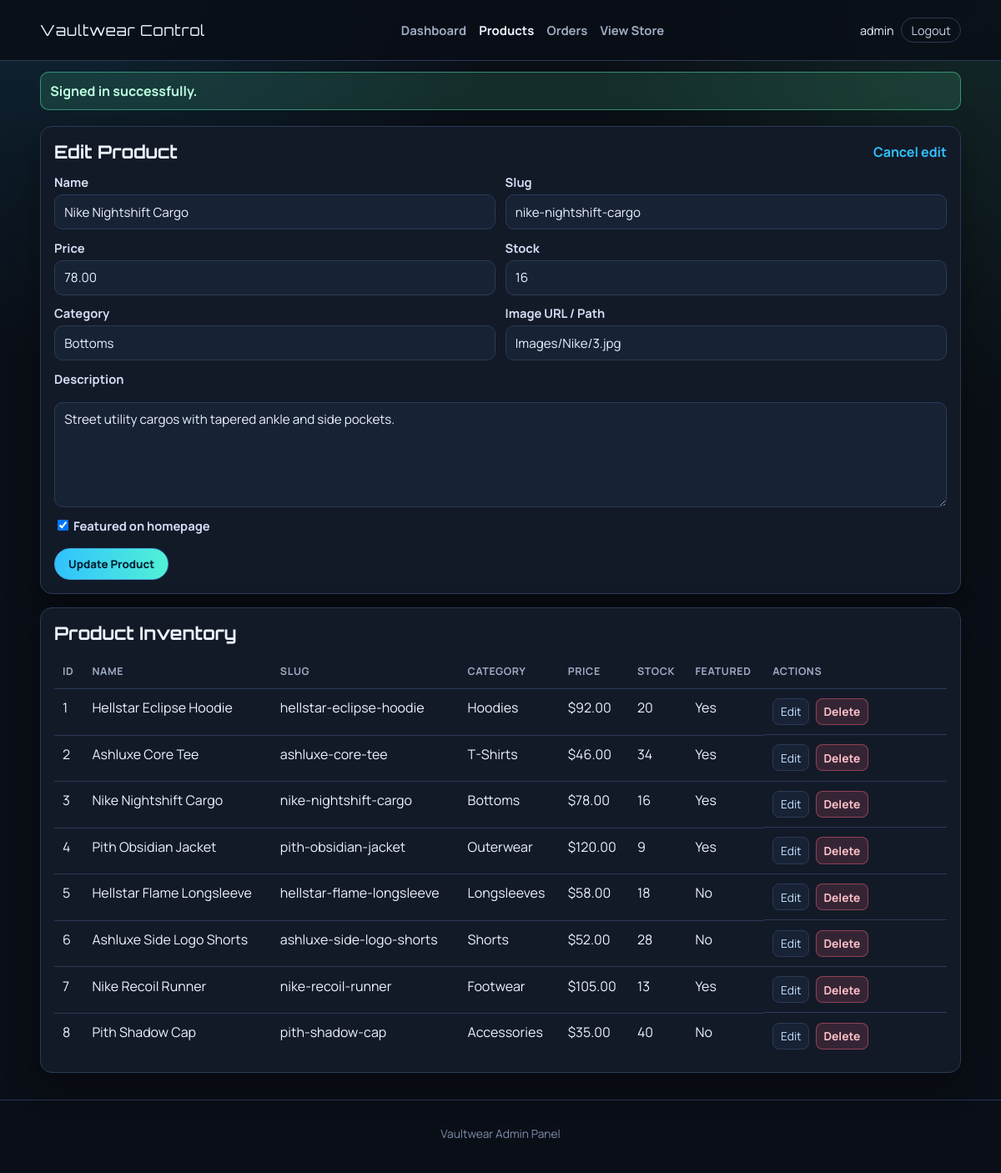
The app's page /admin/products.php?edit=3 (signed in) with its own data.
### tables this page shows
CREATE TABLE IF NOT EXISTS `products` (
    `id` INT UNSIGNED NOT NULL AUTO_INCREMENT,
    `name` VARCHAR(150) NOT NULL,
    `slug` VARCHAR(170) NOT NULL UNIQUE,
    `description` TEXT NULL,
    `price` DECIMAL(10,2) NOT NULL,
    `image_url` VARCHAR(255) NULL,
    `category` VARCHAR(80) NULL,
    `stock` INT UNSIGNED NOT NULL DEFAULT 0,
    `is_featured` TINYINT(1) NOT NULL DEFAULT 0,
    `created_at` TIMESTAMP NOT NULL DEFAULT CURRENT_TIMESTAMP,
    `updated_at` TIMESTAMP NOT NULL DEFAULT CURRENT_TIMESTAMP ON UPDATE CURRENT_TIMESTAMP,
    PRIMARY KEY (`id`),
    INDEX `idx_products_featured` (`is_featured`),
    INDEX `idx_products_category` (`category`)
);

### includes/functions.php (called while the page is built, shortened)
<?php
function e(mixed $value): string
{
    return htmlspecialchars((string) $value, ENT_QUOTES, "UTF-8");
}
function app_url(string $path = ""): string
{
    $base = APP_URL;
    $path = ltrim($path, "/");
    return ($base === "" ? "" : $base . "/") . $path;
}
function money(float $amount): string
{
    return "$" . number_format($amount, 2);
}

### admin/products.php (the view, shortened to what this page needs)
<?php
$pdo = db();
$form = [
    "id" => 0,
    "name" => "",
    "slug" => "",
    "description" => "",
    "price" => "",
    "image_url" => "",
    "category" => "",
    "stock" => "0",
    "is_featured" => 0,
];
$isEditing = false;
$editId = (int) ($_GET["edit"] ?? 0);
if ($editId > 0 && $_SERVER["REQUEST_METHOD"] !== "POST") {
    $editStatement = $pdo->prepare(
        "SELECT id, name, slug, description, price, image_url, category, stock, is_featured
         FROM products
         WHERE id = :id
         LIMIT 1"
    );
    $editStatement->execute([":id" => $editId]);
    $editProduct = $editStatement->fetch();
    $form = [
        "id" => (int) $editProduct["id"],
        "name" => (string) $editProduct["name"],
        "slug" => (string) $editProduct["slug"],
        "description" => (string) $editProduct["description"],
        "price" => (string) $editProduct["price"],
        "image_url" => (string) $editProduct["image_url"],
        "category" => (string) $editProduct["category"],
        "stock" => (string) $editProduct["stock"],
        "is_featured" => (int) $editProduct["is_featured"],
    ];
    $isEditing = true;
}
$productsStatement = $pdo->query(
    "SELECT id, name, slug, category, price, stock, is_featured, created_at
     FROM products
     ORDER BY created_at DESC"
);
$products = $productsStatement->fetchAll();
include __DIR__ . "/includes/header.php";
?>
<section class="admin-panel">
    <div class="admin-panel-head">
        <h1><?= $isEditing ? "Edit Product" : "Create Product"; ?></h1>
        <?php if ($isEditing): ?>
            <a href="<?= e(app_url("admin/products.php")); ?>">Cancel edit</a>
        <?php endif; ?>
    </div>
    <form method="post" action="<?= e(app_url("admin/products.php")); ?>" class="admin-form">
        <div class="form-grid">
            <div>
                <label for="name">Name</label>
                <input id="name" name="name" value="<?= e($form["name"]); ?>" required>
            </div>
            <div>
                <label for="slug">Slug</label>
                <input id="slug" name="slug" value="<?= e($form["slug"]); ?>" placeholder="auto-generated-if-empty">
            </div>
            <div>
                <label for="price">Price</label>
                <input id="price" name="price" type="number" min="0.01" step="0.01" value="<?= e($form["price"]); ?>" required>
            </div>
            <div>
                <label for="stock">Stock</label>
                <input id="stock" name="stock" type="number" min="0" step="1" value="<?= e($form["stock"]); ?>" required>
            </div>
            <div>
                <label for="category">Category</label>
                <input id="category" name="category" value="<?= e($form["category"]); ?>">
            </div>
            <div>
                <label for="image_url">Image URL / Path</label>
                <input id="image_url" name="image_url" value="<?= e($form["image_url"]); ?>" placeholder="https://... or Images/...">
            </div>
        </div>
        <label for="description">Description</label>
        <textarea id="description" name="description" rows="5"><?= e($form["description"]); ?></textarea>
        <label class="checkbox-row">
            <input type="checkbox" name="is_featured" value="1" <?= (int) $form["is_featured"] === 1 ? "checked" : ""; ?>>
            Featured on homepage
        </label>
        <button type="submit"><?= $isEditing ? "Update Product" : "Create Product"; ?></button>
    </form>
</section>
<section class="admin-panel">
    <div class="admin-panel-head">
        <h2>Product Inventory</h2>
    </div>
    <?php if ($products === []): ?>
        <p class="admin-empty">No products available.</p>
    <?php else: ?>
        <div class="table-wrap">
            <table class="admin-table">
                <thead>
                    <tr>
                        <th>ID</th>
                        <th>Name</th>
                        <th>Slug</th>
                        <th>Category</th>
                        <th>Price</th>
                        <th>Stock</th>
                        <th>Featured</th>
                        <th>Actions</th>
                    </tr>
                </thead>
                <tbody>
                    <?php foreach ($products as $product): ?>
                        <tr>
                            <td><?= e((string) $product["id"]); ?></td>
                            <td><?= e($product["name"]); ?></td>
                            <td><?= e($product["slug"]); ?></td>
                            <td><?= e($product["category"]); ?></td>
                            <td><?= e(money((float) $product["price"])); ?></td>
                            <td><?= e((string) $product["stock"]); ?></td>
                            <td><?= (int) $product["is_featured"] === 1 ? "Yes" : "No"; ?></td>
                            <td class="table-actions">
                                <a href="<?= e(app_url("admin/products.php?edit=" . (int) $product["id"])); ?>">Edit</a>
                                <form method="post" action="<?= e(app_url("admin/products.php")); ?>" onsubmit="return confirm('Delete this product?');">
                                    <button type="submit" class="danger-btn">Delete</button>
                                </form>
                            </td>
                        </tr>
                    <?php endforeach; ?>
                </tbody>
            </table>
        </div>
    <?php endif; ?>
</section>
<?php include __DIR__ . "/includes/footer.php"; ?>

### admin/admin.css (style rules this page uses)
:root { --bg: #0a0e16; --panel: #121a28; --panel-soft: #172235; --line: #2b3a56; --text: #edf3ff; --muted: #9eabc3; --accent: #30c2ff; --accent-2: #5effb7; --danger: #ff657b; --radius: 14px; --shadow: 0 16px 40px rgba(0, 0, 0, 0.38); }
* { box-sizing: border-box; }
body { margin: 0; font-family: "Manrope", sans-serif; color: var(--text); background: radial-gradient(circle at 5% -10%, rgba(48, 194, 255, 0.16), transparent 30%), radial-gradient(circle at 100% 0, rgba(94, 255, 183, 0.11), transparent 27%), var(--bg); min-height: 100vh; }
a { color: inherit; text-decoration: none; }
.admin-panel { border: 1px solid var(--line); border-radius: var(--radius); background: var(--panel); padding: 1rem; box-shadow: var(--shadow); }
.admin-panel-head { display: flex; align-items: center; justify-content: space-between; gap: 1rem; margin-bottom: 0.8rem; }
.admin-panel-head h1, .admin-panel-head h2 { margin: 0; font-family: "Orbitron", sans-serif; font-size: clamp(1rem, 2.6vw, 1.35rem); }
.admin-panel-head a { color: var(--accent); font-weight: 700; }
.table-wrap { width: 100%; overflow-x: auto; }
.admin-table { width: 100%; border-collapse: collapse; }
.admin-table th, .admin-table td { border-bottom: 1px solid var(--line); text-align: left; padding: 0.7rem 0.62rem; vertical-align: top; }
.admin-table th { color: var(--muted); font-size: 0.78rem; text-transform: uppercase; letter-spacing: 0.6px; }
.admin-table tr:last-child td { border-bottom: none; }
.table-actions { min-width: 205px; display: flex; gap: 0.45rem; align-items: center; flex-wrap: wrap; }
.table-actions form { display: inline-flex; gap: 0.4rem; align-items: center; }
.table-actions a, .table-actions button, .table-actions select { border: 1px solid var(--line); border-radius: 8px; background: var(--panel-soft); color: var(--text); font-family: inherit; font-size: 0.86rem; padding: 0.35rem 0.55rem; }
.table-actions a { display: inline-block; color: #cae4ff; }
.table-actions button { cursor: pointer; font-weight: 700; }
.danger-btn { border-color: rgba(255, 101, 123, 0.45) !important; color: #ffc1ca !important; background: rgba(255, 101, 123, 0.15) !important; }
.admin-form { display: grid; gap: 0.75rem; }
.form-grid { display: grid; grid-template-columns: repeat(2, minmax(0, 1fr)); gap: 0.7rem; }
.admin-form label { display: block; margin-bottom: 0.32rem; font-size: 0.92rem; color: #d3def4; font-weight: 700; }
.admin-form input, .admin-form textarea { width: 100%; border: 1px solid var(--line); border-radius: 10px; background: var(--panel-soft); color: var(--text); padding: 0.6rem 0.7rem; font-family: inherit; font-size: 0.95rem; }
.checkbox-row { display: inline-flex; gap: 0.5rem; align-items: center; color: #c7d1e4; }
.checkbox-row input { width: auto; }
.admin-form button { width: fit-content; border: 1px solid #3fa8d9; border-radius: 999px; background: linear-gradient(90deg, #30c2ff, #51f1d5); color: #032433; font-weight: 800; font-family: inherit; padding: 0.58rem 1rem; cursor: pointer; }

### records on screen
products: name "Nike Nightshift Cargo", slug "nike-nightshift-cargo", price "78.00", stock "16", category "Bottoms", image_url "Images/Nike/3.jpg", description "Street utility cargos with tapered ankle and side pockets.", is_featured "☑", id "3", price "$78.00", shows "Yes"
products: id "1", name "Hellstar Eclipse Hoodie", slug "hellstar-eclipse-hoodie", category "Hoodies", price "$92.00", stock "20", is_featured "Yes"
products: id "2", name "Ashluxe Core Tee", slug "ashluxe-core-tee", category "T-Shirts", price "$46.00", stock "34", is_featured "Yes"
products: id "4", name "Pith Obsidian Jacket", slug "pith-obsidian-jacket", category "Outerwear", price "$120.00", stock "9", is_featured "Yes"
products: id "5", name "Hellstar Flame Longsleeve", slug "hellstar-flame-longsleeve", category "Longsleeves", price "$58.00", stock "18", is_featured "No"
products: id "6", name "Ashluxe Side Logo Shorts", slug "ashluxe-side-logo-shorts", category "Shorts", price "$52.00", stock "28", is_featured "No"
products: id "7", name "Nike Recoil Runner", slug "nike-recoil-runner", category "Footwear", price "$105.00", stock "13", is_featured "Yes"
products: id "8", name "Pith Shadow Cap", slug "pith-shadow-cap", category "Accessories", price "$35.00", stock "40", is_featured "No"

### other values on screen
admin_display_name() "admin"
$flashSuccess "Signed in successfully."
